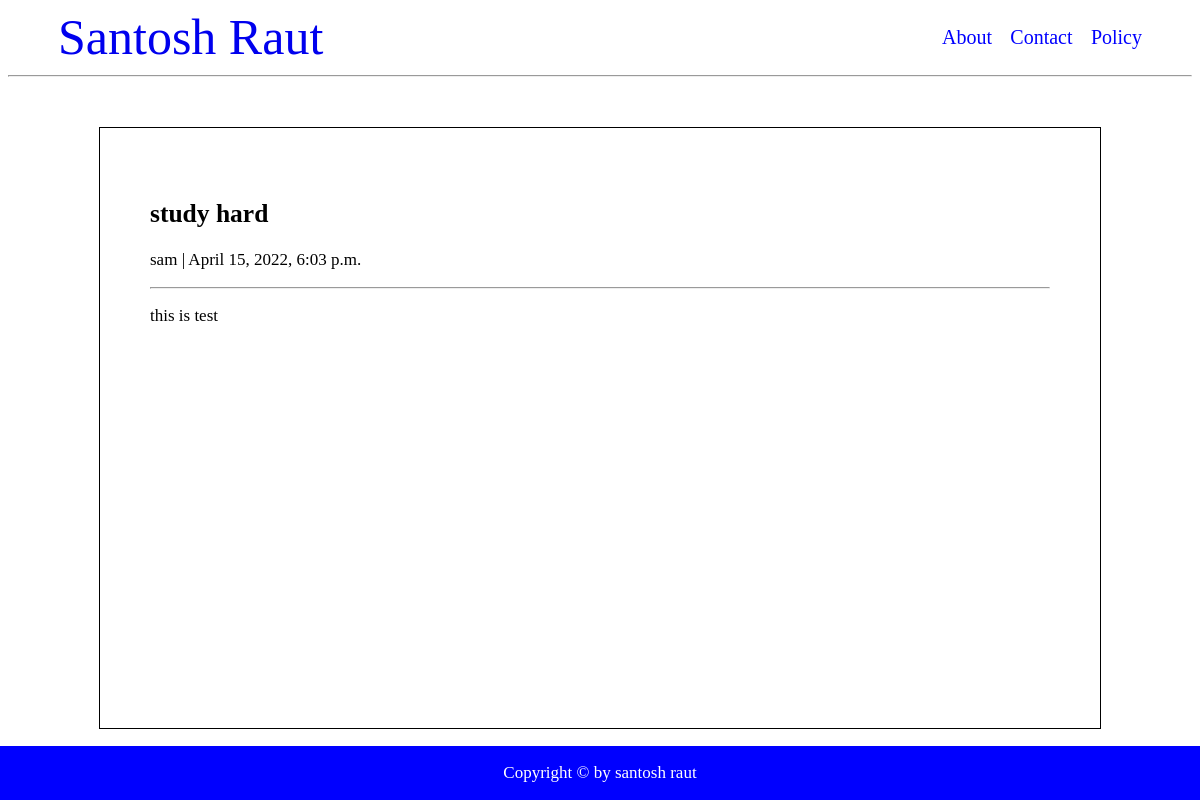
Screenshot of /study-hard/ with the database file from the repository.
### blog/models.py (models this page shows, shortened)
class Post(models.Model):
    title = models.CharField(max_length=200, unique=True)
    slug = models.SlugField(max_length=200, unique=True)
    author = models.ForeignKey(User, on_delete=models.CASCADE, related_name='blog_posts')
    created_on = models.DateTimeField(auto_now_add=True)
    updated_on = models.DateTimeField(auto_now=True)
    status = models.IntegerField(choices=STATUS, default=0)
    content = models.TextField()
    class Meta:
        ordering = ['-created_on']

### blog/views.py (the view)
# urls.py: path('<slug:slug>/',views.PostDetail.as_view(), name='post_detail')
class PostDetail(generic.DetailView):
    model = Post
    template_name = 'post_detail.html'

### templates/post_detail.html (shortened to what this page needs)
{% extends 'base.html' %}
{% block content %}
<div class="box">
    <h2>{% block title %} {{ object.title }} {% endblock title %}</h2>
    <p>{{ post.author }} | {{ post.created_on }}</p>
    <hr>
    <p>{{ object.content | safe }}</p>
</div>
{% endblock content %}

### templates/base.html (style rules this page uses)
body { font-size: 17px; }

### templates/post_detail.html (style rules this page uses)
.box { width: 900px; height: 500px; border: 1px solid black; margin: 50px auto; padding: 50px; }

### rows the page displays
Post: title "study hard", author "sam", created_on "April 15, 2022, 6:03 p.m.", content "this is test"
